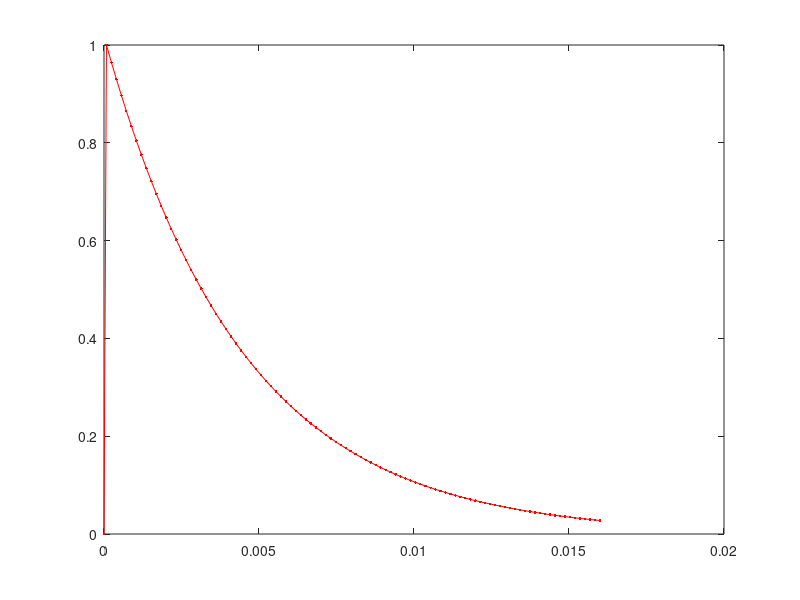
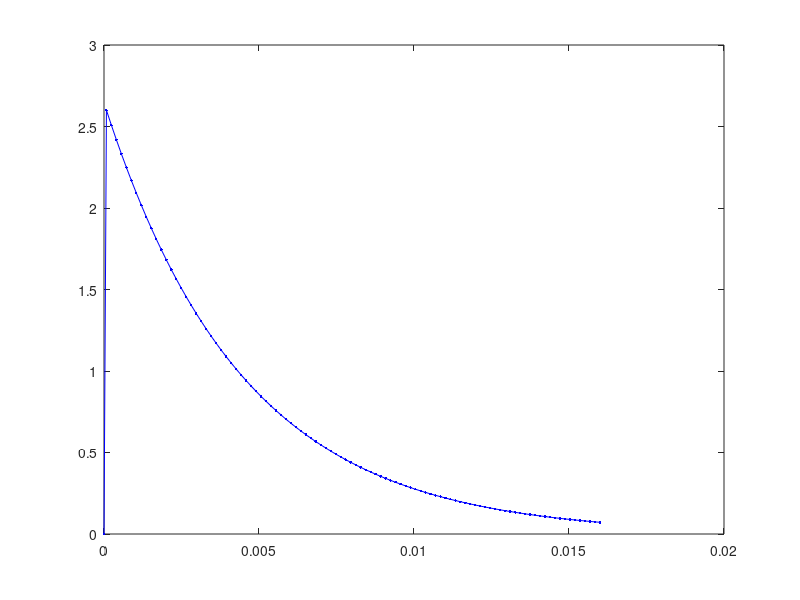

Recreate these plots in MATLAB, in order.
clc; clear all; close all;

fc  = 48.8;
Eb  = 41000;
ft  = 2.6;
etu = 16000e-6;

% calculation
Em   = 4735*fc^0.5;
ecr  = ft/Em;
em   = linspace(ecr,etu,100);
beta = exp(-1100*(em-ecr)*Eb/200000);

strain = [0,em];
stress = [0,beta*ft];
beta   = [0,beta];


[strain;stress;beta]'

figure(1)
plot(strain,beta,'-r.');

figure(2)
plot(strain,stress,'-b.');